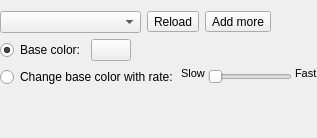
          <widget class="QWidget" name="page_2">
           <layout class="QVBoxLayout" name="verticalLayout">
            <property name="leftMargin">
             <number>0</number>
            </property>
            <property name="rightMargin">
             <number>0</number>
            </property>
            <item>
             <layout class="QHBoxLayout" name="horizontalLayout_moodlampList">
              <item>
               <widget class="QComboBox" name="comboBox_MoodLampLamp"/>
              </item>
              <item>
               <widget class="QToolButton" name="toolButton_MoodLampReload">
                <property name="toolTip">
                 <string>Reload lamp list</string>
                </property>
                <property name="text">
                 <string>Reload</string>
                </property>
                <property name="icon">
                 <iconset resource="../res/LightpackResources.qrc">
                  <normaloff>:/icons/refresh.png</normaloff>:/icons/refresh.png</iconset>
                </property>
               </widget>
              </item>
              <item>
               <widget class="QToolButton" name="toolButton_MoodLampOpenDir">
                <property name="toolTip">
                 <string>Open lamp script directory</string>
                </property>
                <property name="text">
                 <string>Add more</string>
                </property>
                <property name="icon">
                 <iconset resource="../res/LightpackResources.qrc">
                  <normaloff>:/icons/profile_new.png</normaloff>:/icons/profile_new.png</iconset>
                </property>
               </widget>
              </item>
              <item>
               <widget class="QPushButton" name="pushButton_MoodLampOpenReadme">
                <property name="sizePolicy">
                 <sizepolicy hsizetype="Fixed" vsizetype="Fixed">
                  <horstretch>0</horstretch>
                  <verstretch>0</verstretch>
                 </sizepolicy>
                </property>
                <property name="text">
                 <string/>
                </property>
                <property name="icon">
                 <iconset resource="../res/LightpackResources.qrc">
                  <normaloff>:/icons/help.png</normaloff>:/icons/help.png</iconset>
                </property>
                <property name="flat">
                 <bool>true</bool>
                </property>
               </widget>
              </item>
             </layout>
            </item>
            <item>
             <layout class="QHBoxLayout" name="horizontalLayout_2">
              <item>
               <widget class="QRadioButton" name="radioButton_BaseColorMoodLamp">
                <property name="toolTip">
                 <string>&lt;html&gt;&lt;head/&gt;&lt;body&gt;&lt;p&gt;A constant base color that will be passed to moodlamps as an optional seed/starting color.&lt;/p&gt;&lt;p&gt;Some lamps might not use it, some might use it partially (a combination of R,G,B,H,S,L,V components)&lt;/p&gt;&lt;/body&gt;&lt;/html&gt;</string>
                </property>
                <property name="text">
                 <string>Base color:</string>
                </property>
                <property name="checkable">
                 <bool>true</bool>
                </property>
                <property name="checked">
                 <bool>true</bool>
                </property>
               </widget>
              </item>
              <item>
               <widget class="ColorButton" name="pushButton_SelectColorMoodLamp">
                <property name="toolTip">
                 <string>&lt;html&gt;&lt;head/&gt;&lt;body&gt;&lt;p&gt;A constant base color that will be passed to moodlamps as an optional seed/starting color.&lt;/p&gt;&lt;p&gt;Some lamps might not use it, some might use it partially (a combination of R,G,B,H,S,L,V components)&lt;/p&gt;&lt;/body&gt;&lt;/html&gt;</string>
                </property>
                <property name="text">
                 <string/>
                </property>
                <property name="flat">
                 <bool>false</bool>
                </property>
               </widget>
              </item>
              <item>
               <spacer name="horizontalSpacer_8">
                <property name="orientation">
                 <enum>Qt::Horizontal</enum>
                </property>
                <property name="sizeHint" stdset="0">
                 <size>
                  <width>40</width>
                  <height>20</height>
                 </size>
                </property>
               </spacer>
              </item>
             </layout>
            </item>
            <item>
             <layout class="QHBoxLayout" name="horizontalLayout_7">
              <property name="spacing">
               <number>3</number>
              </property>
              <item>
               <widget class="QRadioButton" name="radioButton_LiquidColorMoodLampMode">
                <property name="toolTip">
                 <string>Makes the base color smoothly cycle through a dozen of colors at a certain rate.</string>
                </property>
                <property name="text">
                 <string>Change base color with rate:</string>
                </property>
               </widget>
              </item>
              <item>
               <widget class="QLabel" name="label_slowMoodLampSpeed">
                <property name="font">
                 <font>
                  <pointsize>8</pointsize>
                 </font>
                </property>
                <property name="toolTip">
                 <string>Makes the base color smoothly cycle through a dozen of colors at a certain rate.</string>
                </property>
                <property name="styleSheet">
                 <string notr="true">margin-bottom:0.4em; margin-left:0.5em</string>
                </property>
                <property name="text">
                 <string>Slow</string>
                </property>
                <property name="alignment">
                 <set>Qt::AlignLeading|Qt::AlignLeft|Qt::AlignTop</set>
                </property>
               </widget>
              </item>
              <item>
               <widget class="QSlider" name="horizontalSlider_MoodLampSpeed">
                <property name="enabled">
                 <bool>false</bool>
                </property>
                <property name="toolTip">
                 <string>Makes the base color smoothly cycle through a dozen of colors at a certain rate.</string>
                </property>
                <property name="minimum">
                 <number>1</number>
                </property>
                <property name="maximum">
                 <number>100</number>
                </property>
                <property name="orientation">
                 <enum>Qt::Horizontal</enum>
                </property>
               </widget>
              </item>
              <item>
               <widget class="QLabel" name="label_fastMoodLampSpeed">
                <property name="font">
                 <font>
                  <pointsize>8</pointsize>
                 </font>
                </property>
                <property name="toolTip">
                 <string>Makes the base color smoothly cycle through a dozen of colors at a certain rate.</string>
                </property>
                <property name="styleSheet">
                 <string notr="true">margin-bottom:0.4em;</string>
                </property>
                <property name="text">
                 <string>Fast</string>
                </property>
                <property name="alignment">
                 <set>Qt::AlignLeading|Qt::AlignLeft|Qt::AlignTop</set>
                </property>
               </widget>
              </item>
             </layout>
            </item>
            <item>
             <spacer name="verticalSpacer_7">
              <property name="orientation">
               <enum>Qt::Vertical</enum>
              </property>
              <property name="sizeHint" stdset="0">
               <size>
                <width>20</width>
                <height>40</height>
               </size>
              </property>
             </spacer>
            </item>
           </layout>
          </widget>
